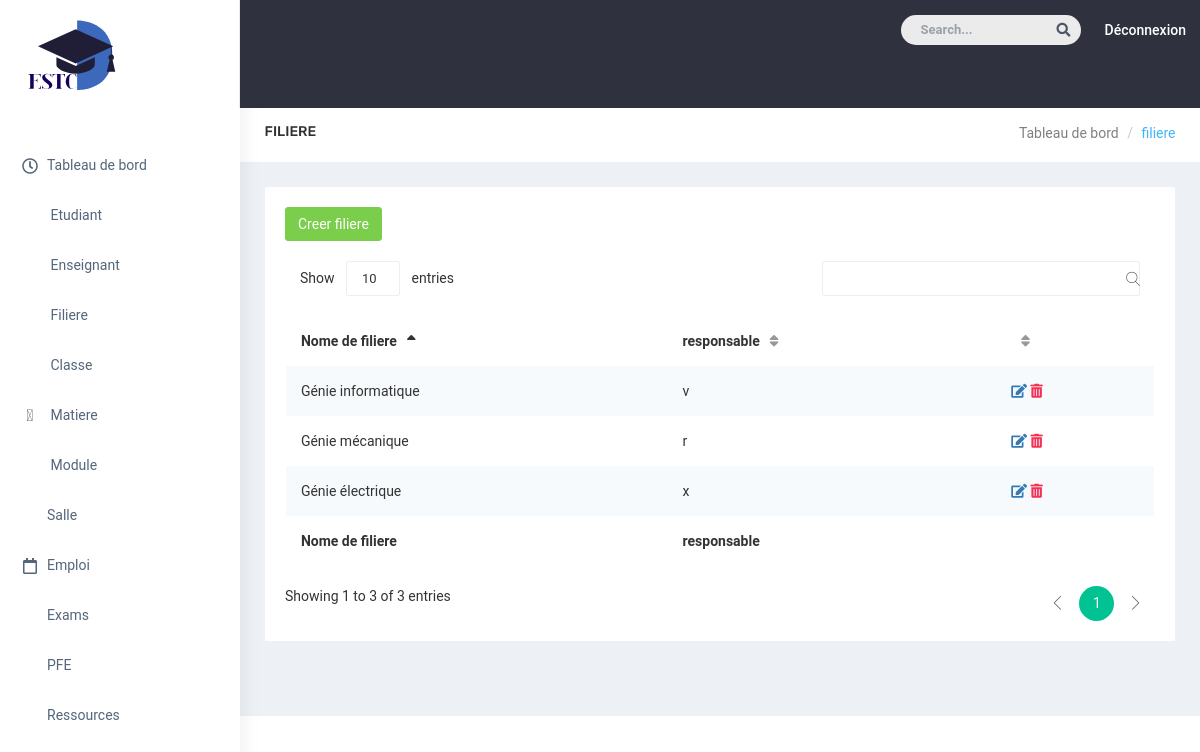
The app's page /useradmin/filiere/ with its own data.
### gestioncours/models.py (models this page shows, shortened)
class Filiere(models.Model):
   nom_filiere = models.TextField()
   responsable = models.TextField()

### gestioncours/views.py (the view)
# urls.py: path('useradmin/filiere/', views.filiere, name="filiere"),
def filiere(request):
    filiere = Filiere.objects.all()
    return render(request,'filiere.html',{'filiere' : filiere})

### templates/filiere.html (shortened to what this page needs)
{% extends 'admin-template.html'%}
{% block content%}
            <div id="page-wrapper">
                <div class="container-fluid">
                    <div class="row bg-title">
                        <div class="col-lg-3 col-md-4 col-sm-4 col-xs-12">
                            <h4 class="page-title">filiere</h4>
                        </div>
                        <div class="col-lg-9 col-sm-8 col-md-8 col-xs-12">
                            <ol class="breadcrumb">
                                <li><a href="#">Tableau de bord</a></li>
                                <li class="active">filiere</li>
                            </ol>
                        </div>
                    </div>
       <div class="row">
         <div class="col-lg-12 col-md-12 col-sm-12 col-xs-12">
                        <div class="data-table-list">
                          <div class="basic-tb-hd">
                          <a href="{% url 'create_filiere' %}" class="btn btn-success"> Creer filiere</a>
                          </div>
                            <div class="table-responsive">
                                <table id="data-table-basic" class="table table-striped">
                                    <thead>
                                        <tr>
                                            <th>Nome de filiere</th>
                                            <th>responsable</th>
                                            <th></th>
                                        </tr>
                                    </thead>
                                    <tbody>
                                      {%for item in filiere %}
                                        <tr>
                                              <td> {{item.nom_filiere}}</td>
                                              <td> {{item.responsable}}</td>
                                              <td>
                                                <a href="{% url 'update_filiere' item.id %}"> <i class="fas fa-edit"></i> </a>
                                                <a class="text-danger" href="{% url 'delete_filiere' item.id %}"> <i class="fas fa-trash-alt"></i> </a>
                                              </td>
                                        </tr>
                                      {% endfor %}
                                    </tbody>
                                               <tfoot>
                                                 <tr>
                                                   <th>Nome de filiere</th>
                                                   <th>responsable</th>
                                                   <th></th>
                                                 </tr>
                                    </tfoot>
                                </table>
                            </div>
                        </div>
                    </div>
       </div>
                    </div>
                </div>
            {% endblock %}

### static/css/colors/default.css (style rules this page uses)
body { background: #fff; }
.bg-title .breadcrumb .active { color: #41b3f9; }

### records on screen
Filiere: nom_filiere "Génie informatique", responsable "v"
Filiere: nom_filiere "Génie électrique", responsable "x"
Filiere: nom_filiere "Génie mécanique", responsable "r"
